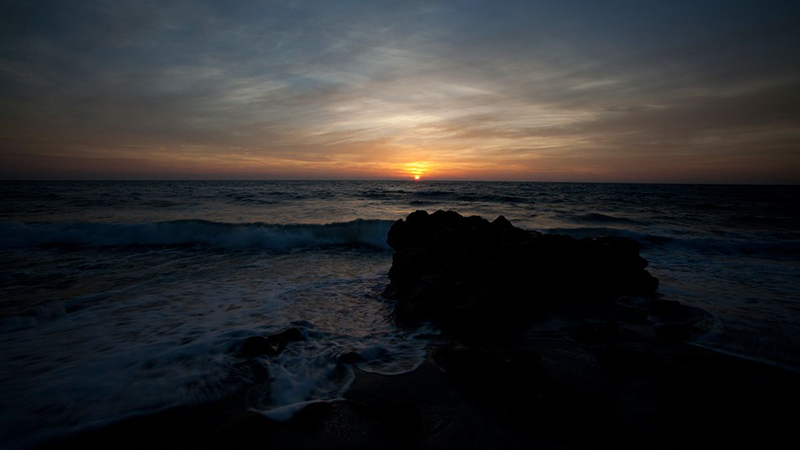
#> input picture images/histogram.jpg, 800 x 450 px, found by its file name
$ python histogram.py
#> lines starting #> are read from the running program, lines starting #| are printed output that depends on the picture
import cv2
import numpy as np
import matplotlib.pyplot as plt

image_path = "/home/vanhieu/data/python/image-processing/images/histogram.jpg"
image = cv2.imread(image_path, 0)
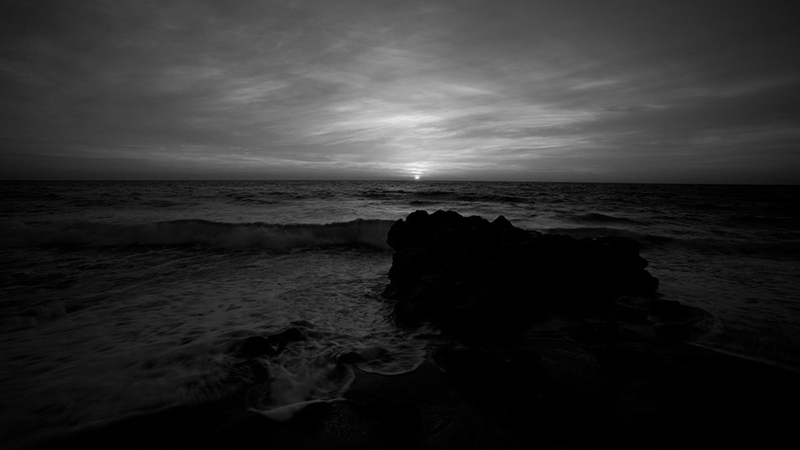
#> image: shape (450, 800); min 0, max 254, mean 44.4

image_arr = np.array(image)
# Print the shape and content of the 'image_arr'
print("Image Shape:", image.shape)
#| Image Shape: (450, 800)
# print("Image Content:\n", image_arr)

histo_arr = np.zeros(256, dtype=np.int32)

for i in range(image_arr.shape[0]):
    for j in range(image_arr.shape[1]):
        pixel_value = image_arr[i][j]
        histo_arr[pixel_value] += 1
#> after the loop, histo_arr = 256 values, max 46545 at index 0, min 0 at index 242, mean 1406.2


def display_image(image):
    fig = plt.figure(figsize=(12, 10))
    ax = fig.add_subplot(111)
    ax.imshow(image)
    plt.show()


image_path = "/home/vanhieu/data/python/image-processing/images/histogram.jpg"
image = cv2.imread(image_path)
#> image is the input picture: shape (450, 800, 3); mean B, G, R 45.2, 44.3, 44.3
fix_image = cv2.cvtColor(image, cv2.COLOR_BGR2RGB)

# OPEN CV2 BGR
hist_values = cv2.calcHist([image], channels=[0], mask=None, histSize=[256], ranges=[0, 256])
#> hist_values = 256 values, max 43481 at index 0, min 0 at index 198, mean 1406.2
print(hist_values.shape)
#| (256, 1)
# plt.plot(hist_values)
# plt.show()

color = ['b', 'g', 'r']

# [7 lines of commented-out code are left out]

fig = plt.figure(figsize=(10, 7))


def show_image(image, stt, type):
    rows = 2
    columns = 2

    # Adds a subplot at the 1st position
    fig.add_subplot(rows, columns, stt)
    if type is not None and type == "gray":
        plt.imshow(image, cmap=type)
    else:
        # image = cv2.cvtColor(image, cv2.COLOR_BGR2RGB)
        plt.imshow(image)

    plt.axis('off')
    plt.title(f"Image {stt}")


mask = np.zeros(shape=(image.shape[:2]), dtype=np.uint8)
mask[50:150, 100:600] = 255

show_image(mask, 2, "gray")
show_image(fix_image, 1, None)

masked_image = cv2.bitwise_and(fix_image, fix_image, mask=mask)
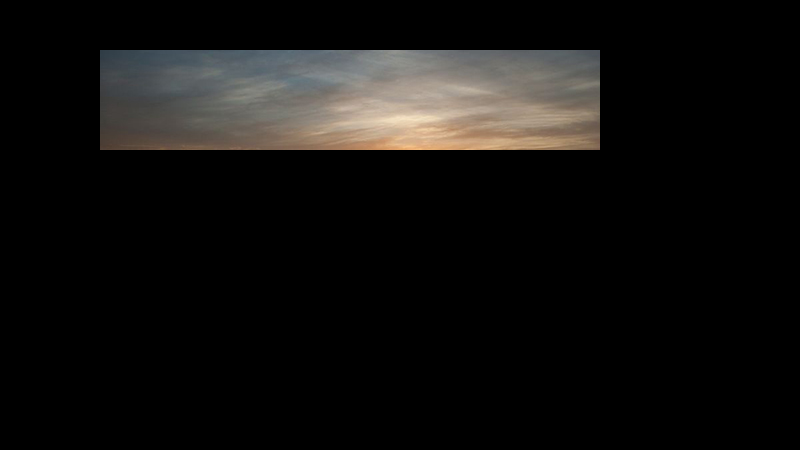
#> masked_image: shape (450, 800, 3); mean R, G, B 17.7, 16.5, 15.2
show_image(masked_image, 3, "gray")

hist_mask_red = cv2.calcHist([image], channels=[2], mask=mask, histSize=[256], ranges=[0, 256])
#> hist_mask_red = 256 values, max 582 at index 114, min 0 at index 0, mean 195.3
hist_value = cv2.calcHist([image], channels=[2], mask=None, histSize=[256], ranges=[0, 256])
#> hist_value = 256 values, max 58405 at index 0, min 55 at index 241, mean 1406.2
# plt.plot(hist_value)
# plt.title("hist mask value")
# plt.show()

gray_image = cv2.cvtColor(image, cv2.COLOR_BGR2GRAY)
show_image(gray_image, 1, "gray")

eq_hist = cv2.equalizeHist(gray_image)
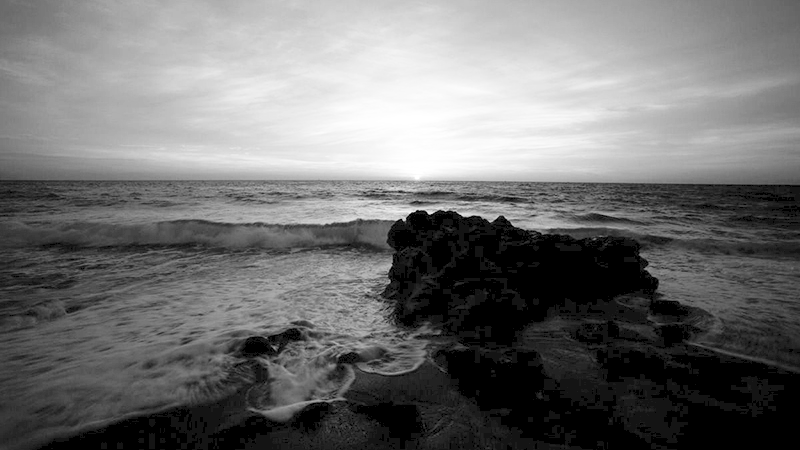
#> eq_hist: shape (450, 800); min 0, max 255, mean 112.7
show_image(eq_hist, 2, "gray")

# [4 lines of commented-out code are left out]

hsv = cv2.cvtColor(image, cv2.COLOR_BGR2HSV)
#> hsv: shape (450, 800, 3); mean H, S, V 67.7, 88.3, 52.5

print(hsv[:, :, 2].min())
#| 0
hsv[:, :, 2] = cv2.equalizeHist(hsv[:, :, 2])
#> hsv: shape (450, 800, 3); mean H, S, V 67.7, 88.3, 113.4
eq_color_image = cv2.cvtColor(hsv, cv2.COLOR_HSV2RGB)
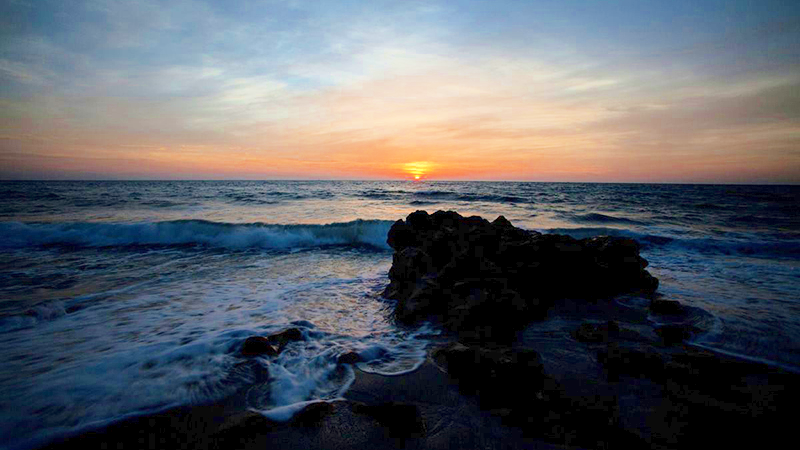
#> eq_color_image: shape (450, 800, 3); mean R, G, B 89.9, 93.9, 100.9
show_image(fix_image, 3, None)
show_image(eq_color_image, 4, None)
plt.show()
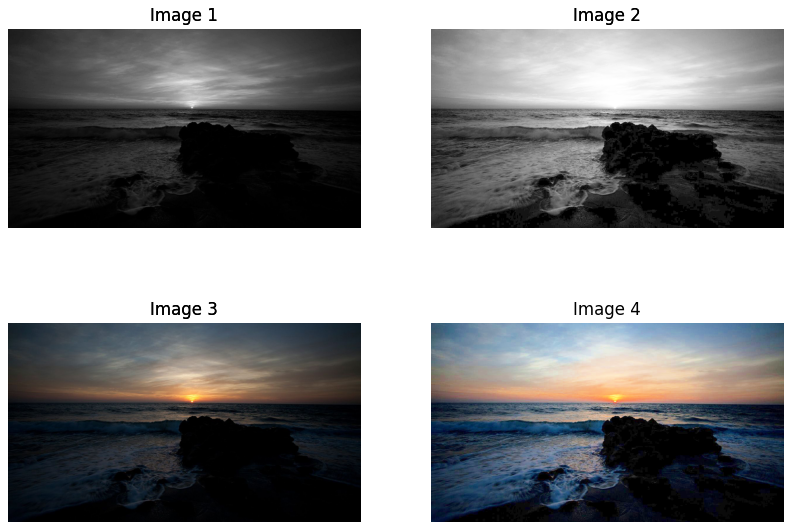
#> figure drawn by matplotlib, 7 panels
